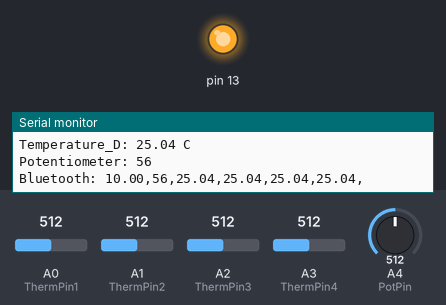
A sketch run on a simulated Arduino Uno, built with avr-gcc and run on an emulated ATmega328P. Parts: output pins drawn as LEDs (lit = HIGH), the last lines printed to the serial monitor. The test bench sets the inputs (shaded band); at power-on: A0 (ThermPin1) = 512, A1 (ThermPin2) = 512, A2 (ThermPin3) = 512, A3 (ThermPin4) = 512, A4 (PotPin) = 512.

Above: at 10.8 s.
At 15.5 s:
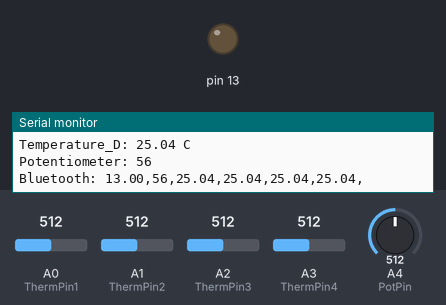
Timing chart, 0 to 17.1 s (numbered marks = the images above):
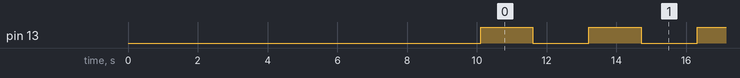

Measured:
- by itself, pin 13: alternates HIGH for 1.5 s and LOW for 1.6 s

The sketch:

ThermistorTest_4ThermPot.ino
```cpp
#include <SoftwareSerial.h>
#include <TimeLib.h>
#include <math.h>

SoftwareSerial bluetooth(2, 3); // TX-O(Pin D2), RX-I (Pin D3)

String values = "";
double segundosEjec;
int ThermPin1 = 0,ThermPin2 = 1,ThermPin3 = 2,ThermPin4 = 3,PotPin =4;
int Vo1,Vo2,Vo3,Vo4,VoPot;
float R1 = 10000;
float logRA,logRB,logRC,logRD,RA,RB,RC,RD,R2A,R2B,R2C,R2D,TA,TB,TC,TD;
//float c1 = 1.009249522e-03, c2 = 2.378405444e-04, c3 = 2.019202697e-07;
float c1 = 3.354016e-03, c2 = 2.569850e-04, c3 = 2.620131e-07, c4 = 6.383091e-08;

void setup() {
  Serial.begin(57600);
  pinMode(13, OUTPUT);
  bluetooth.begin(9600);                       // Start bluetooth serial at 9600, 115200 baud rate can be too fast to relay data reliability.
  delay(10000);
}

void loop() {
  segundosEjec = hour() * 3600.0 + minute() * 60.0 + second();
  VoPot = analogRead(PotPin);
  VoPot = map(VoPot, 0, 910, 0, 100);

  Vo1 = analogRead(ThermPin1);
  Vo2 = analogRead(ThermPin2);
  Vo3 = analogRead(ThermPin3);
  Vo4 = analogRead(ThermPin4);
  R2A = R1 * (1023.0 / (float)Vo1 - 1.0);
  R2B = R1 * (1023.0 / (float)Vo2 - 1.0);
  R2C = R1 * (1023.0 / (float)Vo3 - 1.0);
  R2D = R1 * (1023.0 / (float)Vo4 - 1.0);
  RA = R2A / 10000.0;
  RB = R2B / 10000.0;
  RC = R2C / 10000.0;
  RD = R2D / 10000.0;
  logRA = log(RA);
  logRB = log(RB);
  logRC = log(RC);
  logRD = log(RD);
  TA = (1.0 / (c1 + c2*logRA + c3*logRA*logRA + c4*logRA*logRA*logRA));
  TB = (1.0 / (c1 + c2*logRB + c3*logRB*logRB + c4*logRB*logRB*logRB));
  TC = (1.0 / (c1 + c2*logRC + c3*logRC*logRC + c4*logRC*logRC*logRC));
  TD = (1.0 / (c1 + c2*logRD + c3*logRD*logRD + c4*logRD*logRD*logRD));
  TA = TA - 273.15;
  TB = TB - 273.15;
  TC = TC - 273.15;
  TD = TD - 273.15;
  //T = (T * 9.0)/ 5.0 + 32.0;

  values = (String)segundosEjec + "," + (String)VoPot + "," + (String)TA + "," + (String)TB + "," + (String)TC + "," + (String)TD + ",";

  Serial.print("Segundos: ");
  Serial.println(segundosEjec);

  Serial.print("Temperature_A: ");
  Serial.print(TA);
  Serial.println(" C");

  Serial.print("Temperature_B: ");
  Serial.print(TB);
  Serial.println(" C");

  Serial.print("Temperature_C: ");
  Serial.print(TC);
  Serial.println(" C");

  Serial.print("Temperature_D: ");
  Serial.print(TD);
  Serial.println(" C");

  Serial.print("Potentiometer: ");
  Serial.println(VoPot);

  sendingSensLog(values);
//  delay(500);

  digitalWrite(13, HIGH);   // turn the LED on (HIGH is the voltage level)
  delay(1500);              // wait for a second
  digitalWrite(13, LOW);    // turn the LED off by making the voltage LOW
  delay(1500);              // wait for a second
}

void sendingSensLog(String sensLog) {
  const char *Log = sensLog.c_str();
  Serial.print("Bluetooth: ");
  bluetooth.write(Log);
  Serial.println(Log);
  delay(50);
}
```
